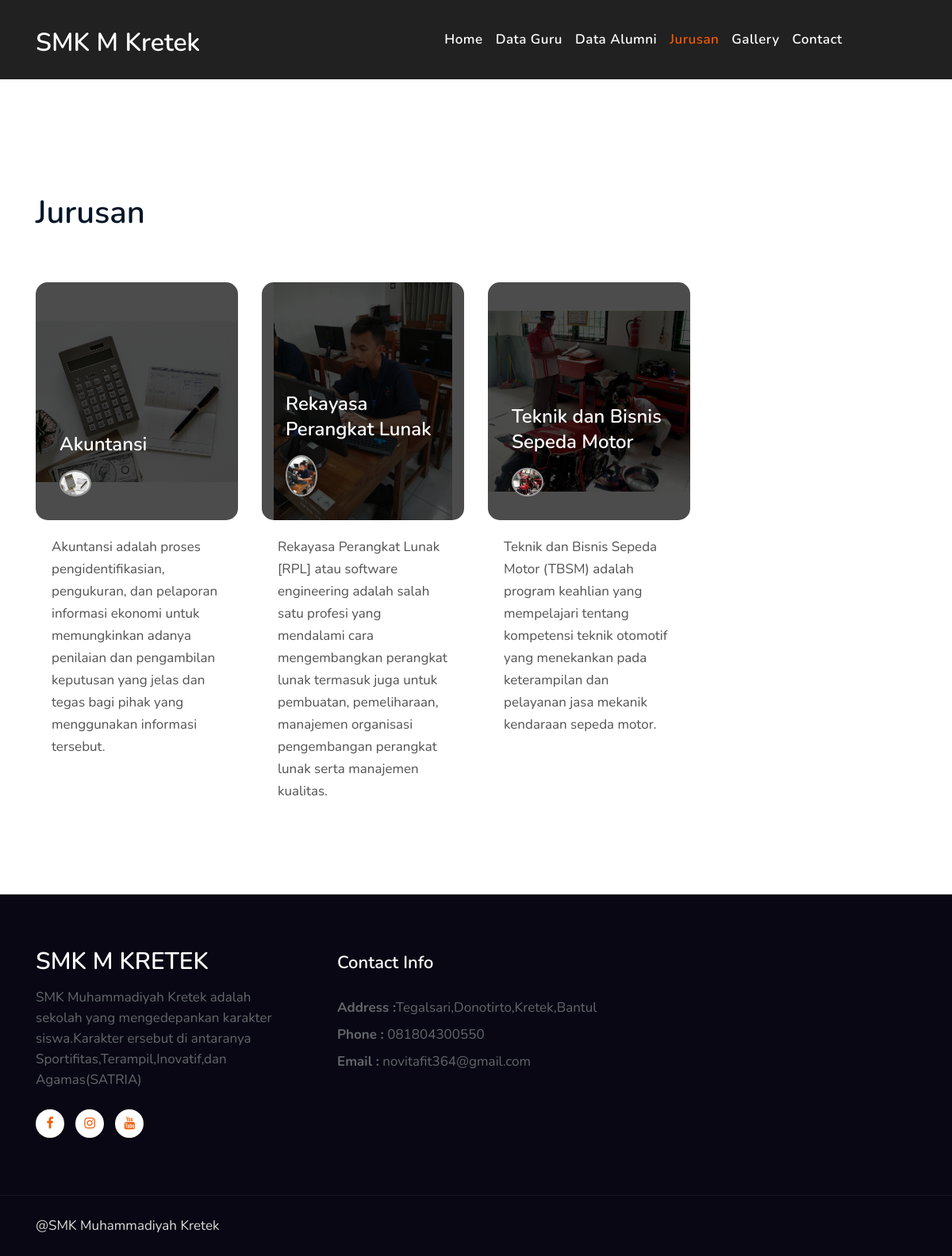
Screenshot of /index.php/front/datajurusan with the database file from the repository.
### tables this page shows
CREATE TABLE `jurusan` (
  `id_jurusan` int(11) NOT NULL,
  `nama_jurusan` varchar(50) NOT NULL,
  `foto` varchar(50) NOT NULL,
  `deskripsi` text NOT NULL
);

CREATE TABLE `contact` (
  `id_contact` int(11) NOT NULL,
  `alamat` text NOT NULL,
  `telepon` varchar(13) NOT NULL,
  `email` text NOT NULL
);

### application/controllers/front/DataJurusan.php (called while the page is built)
<?php
class DataJurusan extends CI_Controller
{
    public function index()
    {
        $dataJurusan['data_jurusan'] = $this->JurusanModel->select_all_jurusan();
        $dataJurusan['active'] = "jurusan";
        $data['header'] = $this->load->view('front/partial/header',$dataJurusan,true);
        $data['page'] = $this->load->view('front/pages/data_jurusan',$dataJurusan,true);
        $data['title'] = "Data Jurusan";
        $data['contact'] =$this->ContactModel->select_row_contact();
        $this->load->view('front/partial/template',$data);
    }
}
?>

### index.php (called while the page is built, shortened)
<?php
require_once BASEPATH.'core/CodeIgniter.php';

### application/models/JurusanModel.php (called while the page is built, shortened)
<?php
class JurusanModel extends CI_Model
{
    public function select_all_jurusan()
    {
        $this->db->select('*');
        $this->db->from('jurusan');
        $query = $this->db->get();
        return $query->result();
    }
}
?>

### application/models/ContactModel.php (called while the page is built, shortened)
<?php
class ContactModel extends CI_Model
{
    public function select_row_contact()
    {
        $this->db->select('*');
        $this->db->from('contact');
        $query = $this->db->get();
        return $query->row();
    }
}
?>

### application/views/front/pages/data_jurusan.php (the view, shortened to what this page needs)
<div style="background:#212121;width:100%;height: 100px;"></div>
<div class="w3l-homeblog py-5" id="homeblog">
        <div class="container py-lg-5 py-md-4">
            <div class="header-title mb-3 mt-5">
                <h3 class="hny-title text-left">Jurusan</h3>
            </div>
            <div class="row top-pics ">
                <?php
                foreach ($data_jurusan as $value) :
                ?>
                    <div class="col-lg-3 col-md-6 mt-5">
                        <div style=" background: url(<?= base_url('foto/jurusan/') . $value->foto ?>) no-repeat center;background-size: contain;" class="top-pic1">
                            <div class="card-body blog-details">
                                <a href="" class="blog-desc"><?= $value->nama_jurusan ?>
                                </a>
                                <div class="author align-items-center">
                                    <img src="<?= base_url('foto/jurusan/') . $value->foto ?>" alt="" class="img-fluid rounded-circle">
                                </div>
                            </div>
                        </div>
                        <div class="card-body">
                            <p class="card-text"><?= $value->deskripsi ?></p>
                        </div>
                    </div>
                <?php
                endforeach;
                ?>
            </div>
        </div>
    </div>

### application/views/front/partial/template.php (shortened to what this page needs)
<!doctype html>
<html lang="en">
<head>
    <link rel="stylesheet" href="<?= base_url('assets/front_assets/') ?>css/style-starter.css">
    <link rel="stylesheet" href="<?=base_url('assets/front_assets/css/gallery.css')?>"/>
</head>
<body>
    <?= $this->load->view('front/partial/header', null, true); ?>
    <?= $page ?>
    <section class="w3l-footer-29-main">
        <div class="footer-29 py-5">
            <div class="container py-lg-4">
                <div class="row footer-top-29">
                    <div class="col-lg-4 col-md-6 col-sm-7 footer-list-29 footer-1 pr-lg-5">
                        <div class="footer-logo mb-3">
                            <a class="navbar-brand" href="index.html">SMK M KRETEK</a>
                        </div>
                        <p>SMK Muhammadiyah Kretek adalah sekolah yang mengedepankan karakter siswa.Karakter ersebut di antaranya Sportifitas,Terampil,Inovatif,dan Agamas(SATRIA)</p>
                        <div class="main-social-footer-29 mt-4">
                            <a href="https://www.facebook.com/smkmkretek" class="facebook"><span class="fa fa-facebook"></span></a>
                            <a href="//www.instagram.com/smkmkretek/ " class="instagram"><span class="fa fa-instagram"></span></a>
                            <a href="https://www.youtube.com/channel/UCI83h6I5aTWRWM1DRU9eHPA" class="youtube"><span class="fa fa-youtube"></span></a>
                        </div>
                    </div>
                    <div class="col-lg-4 col-md-6 col-sm-7 footer-list-29 footer-4 mt-lg-0 mt-5">
                        <h6 class="footer-title-29">Contact Info </h6>
                        <p><strong>Address :</strong><?= $contact->alamat ?></p>
                        <p class="my-2"><strong>Phone :</strong> <a href="tel:<?= $contact->telepon ?>"><?= $contact->telepon ?></a></p>
                        <p><strong>Email :</strong> <a href="<?= $contact->email ?>"><?= $contact->email ?></a></p>
                    </div>
                </div>
            </div>
        </div>
    </section>
    <section class="w3l-copyright">
        <div class="container">
            <div class="row bottom-copies">
                <p class="col-lg-8 copy-footer-29">@SMK Muhammadiyah Kretek </p>
            </div>
        </div>
    </section>
</body>
</html>

### rows the page displays
jurusan: foto (picture), nama_jurusan "Akuntansi", deskripsi "Akuntansi adalah proses pengidentifikasian, pengukuran, dan pelaporan informasi ekonomi untuk memungkinkan adanya penilaian dan pengambilan keputusan yang jelas dan tegas bagi pihak yang menggunakan informasi tersebut."
jurusan: foto (picture), nama_jurusan "Rekayasa Perangkat Lunak", deskripsi "Rekayasa Perangkat Lunak [RPL] atau software engineering adalah salah satu profesi yang mendalami cara mengembangkan perangkat lunak termasuk juga untuk pembuatan, pemeliharaan, manajemen organisasi pengembangan perangkat lunak serta manajemen kualitas."
jurusan: foto (picture), nama_jurusan "Teknik dan Bisnis Sepeda Motor", deskripsi "Teknik dan Bisnis Sepeda Motor (TBSM) adalah program keahlian yang mempelajari tentang kompetensi teknik otomotif yang menekankan pada keterampilan dan pelayanan jasa mekanik kendaraan sepeda motor."
contact: alamat "Tegalsari,Donotirto,Kretek,Bantul", telepon "081804300550", email "novitafit364@gmail.com"
